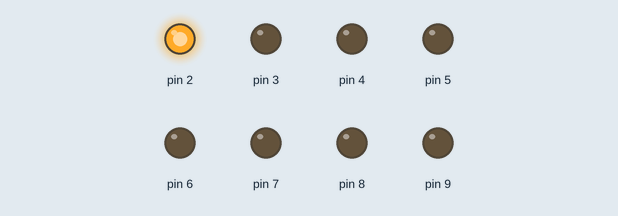
This sketch was run on a simulated Arduino Uno, built with avr-gcc and run on an emulated ATmega328P. On the bench: output pins drawn as LEDs (lit = HIGH).

Above: at 0.1 s.
At 0.9 s:
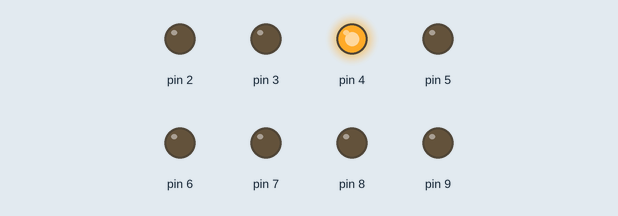
At 1.7 s:
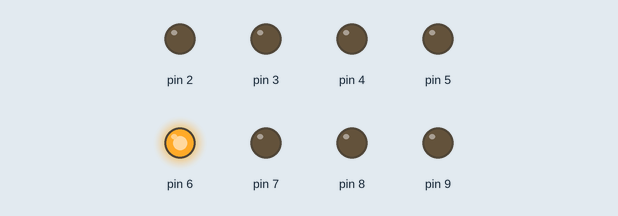
At 3.7 s:
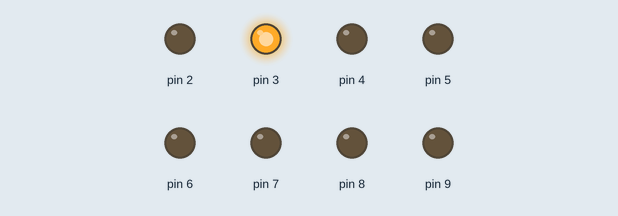
At 5.3 s:
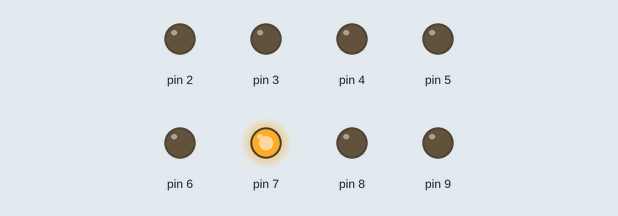
At 7.1 s:
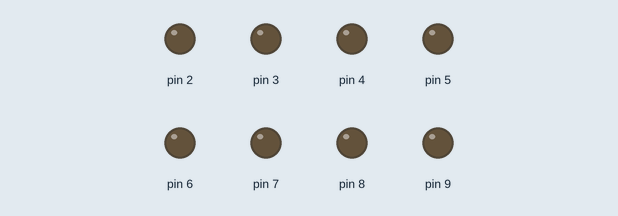
Timing chart, 0 to 7.4 s (numbered marks = the images above):
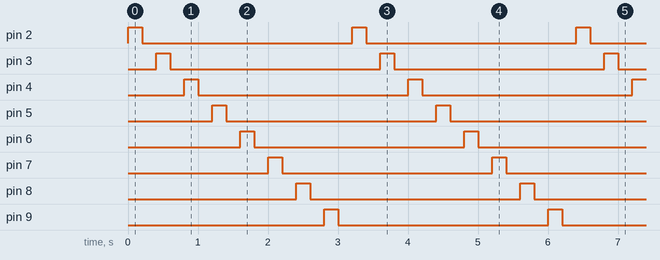

Measured:
- by itself, pin 2–9: alternates HIGH for 0.20 s and LOW for 3.0 s
- by itself, everything shown: repeats every 3.2 s, in 16 steps

The sketch:

led_nhapnhay.ino
```cpp
void setup() {
  // put your setup code here, to run once:
int i;
for(i=2;i<10;i++) // khai bao chan tu so 2-9
{
  pinMode(i,OUTPUT);
}
}

void loop() {
  // put your main code here, to run repeatedly:
int j;
for(j=2;j<10;j++)  //lan luot bat tat den
{
  digitalWrite(j,1);
  delay(200);
  digitalWrite(j,0);
  delay(200);
}
}
```
